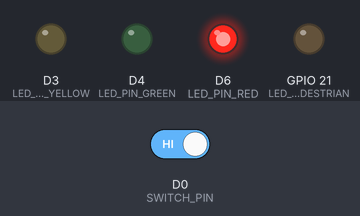
Recording of a sketch running on a simulated ESP8266 (NodeMCU). Shown: output pins drawn as LEDs (lit = HIGH). The test bench sets the inputs (shaded band); at power-on: D0 (SWITCH_PIN) HIGH.

Above: at 12.8 s.
12.9 s: D0 (SWITCH_PIN) driven LOW
At 18.0 s:
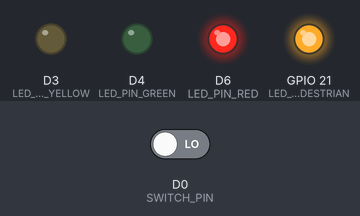
19.2 s: D0 (SWITCH_PIN) driven HIGH
At 23.0 s:
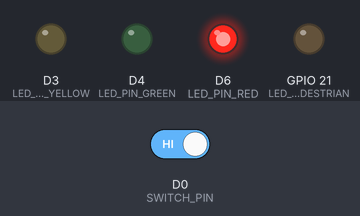
Timing chart, 0 to 24.5 s (numbered marks = the images above; inputs shaded):
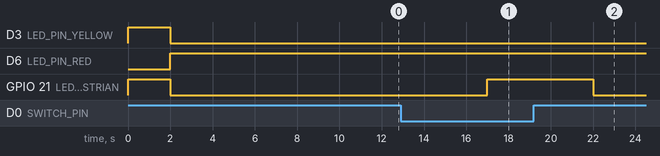

The sketch:

Lab7-1.ino
```cpp
#define LED_PIN_RED D6   // LED connected to D0
#define LED_PIN_YELLOW D3
#define LED_PIN_GREEN D4
#define SWITCH_PIN D0 // Switch connected to D6
#define LED_PEDESTRIAN 21

  int car = true;

void setup() {
    pinMode(LED_PIN_RED, OUTPUT);            // Set LED as output
    pinMode(LED_PIN_YELLOW, OUTPUT);
    pinMode(LED_PIN_GREEN, OUTPUT);
    pinMode(LED_PEDESTRIAN, OUTPUT);
    pinMode(SWITCH_PIN, INPUT_PULLUP);   // Set switch as input with internal pull-up

    digitalWrite(LED_PIN_GREEN, HIGH);
    digitalWrite(LED_PIN_RED, LOW);
    digitalWrite(LED_PIN_YELLOW, LOW);
    digitalWrite(LED_PEDESTRIAN, LOW);
}

void loop() {
 if(!car && (digitalRead(LED_PIN_GREEN) == HIGH || digitalRead(LED_PIN_RED) == HIGH) && digitalRead(SWITCH_PIN) == LOW){
    digitalWrite(LED_PIN_GREEN, HIGH);
    digitalWrite(LED_PIN_RED, LOW);
    digitalWrite(LED_PIN_YELLOW, LOW);
    digitalWrite(LED_PEDESTRIAN, HIGH);
    delay(3000);
 }else if((car || digitalRead(SWITCH_PIN) == HIGH) && digitalRead(LED_PIN_GREEN) == HIGH){
    digitalWrite(LED_PIN_YELLOW, HIGH);
    digitalWrite(LED_PIN_RED, LOW);
    digitalWrite(LED_PIN_GREEN, LOW);
    digitalWrite(LED_PEDESTRIAN, HIGH);
    delay(2000);
 }else if(digitalRead(SWITCH_PIN) == HIGH && (digitalRead(LED_PIN_YELLOW) == HIGH || digitalRead(LED_PIN_RED) == HIGH)){
    digitalWrite(LED_PIN_RED, HIGH);
    digitalWrite(LED_PIN_YELLOW, LOW);
    digitalWrite(LED_PIN_GREEN, LOW);
    digitalWrite(LED_PEDESTRIAN, LOW);
    delay(5000);
 }else if(digitalRead(SWITCH_PIN) == LOW && car && (digitalRead(LED_PIN_YELLOW) == HIGH || digitalRead(LED_PIN_RED) == HIGH)){
    digitalWrite(LED_PIN_GREEN, LOW);
    digitalWrite(LED_PIN_YELLOW, LOW);
    digitalWrite(LED_PIN_RED, HIGH);
    digitalWrite(LED_PEDESTRIAN, HIGH);
    delay(5000);
 }
}
```

Measured:
- after the input at 12.9 s, GPIO 21 (LED_PEDESTRIAN): LOW → HIGH after 4.1 s
- after the input at 19.2 s, GPIO 21 (LED_PEDESTRIAN): HIGH → LOW after 2.8 s
